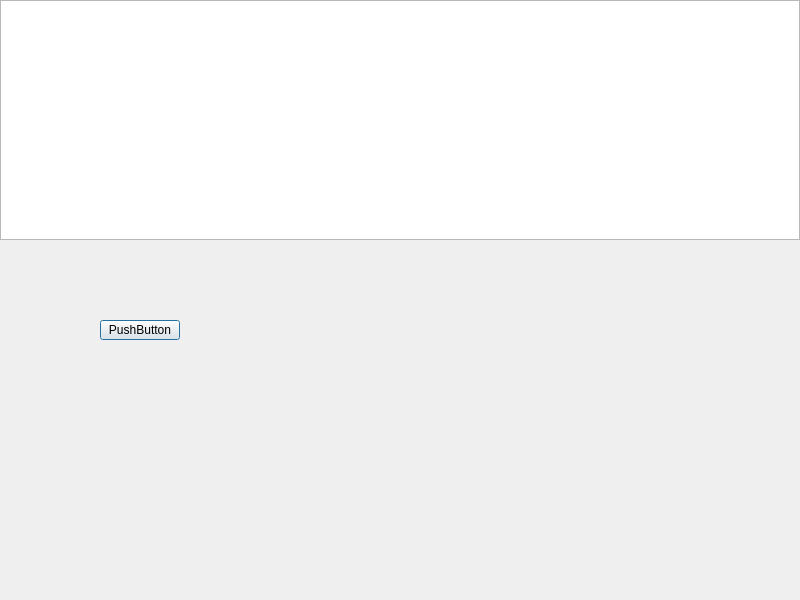
<?xml version="1.0" encoding="UTF-8"?>
<ui version="4.0">
 <class>Dialog</class>
 <widget class="QDialog" name="Dialog">
  <property name="geometry">
   <rect>
    <x>0</x>
    <y>0</y>
    <width>800</width>
    <height>600</height>
   </rect>
  </property>
  <property name="windowTitle">
   <string>Dialog</string>
  </property>
  <widget class="QPushButton" name="pushButton">
   <property name="geometry">
    <rect>
     <x>100</x>
     <y>320</y>
     <width>80</width>
     <height>20</height>
    </rect>
   </property>
   <property name="text">
    <string>PushButton</string>
   </property>
  </widget>
  <widget class="QTextEdit" name="textEdit">
   <property name="geometry">
    <rect>
     <x>0</x>
     <y>0</y>
     <width>800</width>
     <height>240</height>
    </rect>
   </property>
  </widget>
 </widget>
 <resources/>
 <connections/>
</ui>
